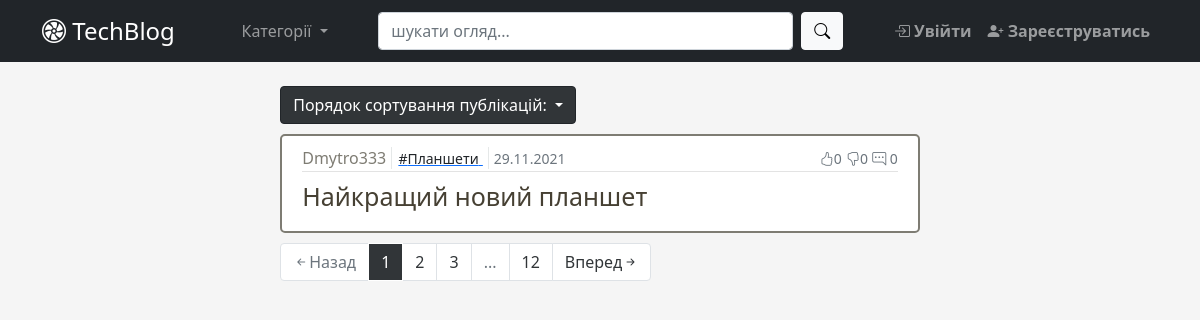
Before: / with the older database file.
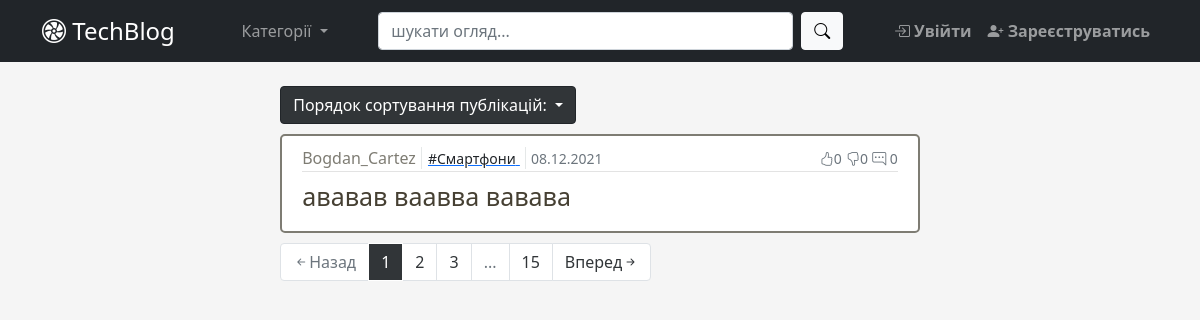
After: the same page with the newer database file.
### app/blog/models.py (models this page shows, shortened)
class Post(db.Model):  # type: ignore
    __searchable__ = ['title']
    id = db.Column(db.Integer, primary_key=True)  # type: ignore
    category_id = db.Column(db.Integer, db.ForeignKey('category.id'),
                            nullable=False)  # type: ignore
    user_id = db.Column(db.Integer(), db.ForeignKey('user.id'))  # type: ignore
    title = db.Column(db.String(100), nullable=False)  # type: ignore
    content = db.Column(db.Text)  # type: ignore
    created_at = db.Column(db.DateTime, default=datetime.now)  # type: ignore
    comments = db.relationship('Comment', backref='post_br', lazy=True)
    likes = db.relationship('Like', backref='post_br', lazy=True)
    def total_comments(self):
        return Comment.query.filter(Comment.post_id == self.id).count()
    @hybrid_property
    def total_likes(self):  # type: ignore
        return Like.query.filter(
            Like.post_id == self.id,
            Like.status == True).count()
    @hybrid_property
    def total_dislikes(self):  # type: ignore
        return Like.query.filter(
            Like.post_id == self.id,
            Like.status == False).count()

class Category(db.Model):  # type: ignore
    id = db.Column(db.Integer, primary_key=True)  # type: ignore
    name = db.Column(db.String(25), unique=True, nullable=False)
    category = db.relationship('Post', backref='category_br', lazy=True)

### app/user/models.py (models this page shows, shortened)
class User(db.Model, UserMixin):  # type: ignore
    id = db.Column(db.Integer, primary_key=True)  # type: ignore
    username = db.Column(db.String(30), unique=True, nullable=False)
    email = db.Column(db.String(50), unique=True, nullable=False)
    password = db.Column(db.String(30), nullable=False)
    picture = db.Column(db.String(20), nullable=False,
                        server_default='default.jpg')  # type: ignore
    admin = db.Column(db.Boolean, default=False)  # type: ignore
    comment = db.relationship('Comment', backref='user_br', lazy=True)
    like = db.relationship('Like', backref='user_br', lazy=True)
    posts = db.relationship('Post', backref='user_br', lazy=True)

### app/views.py (the view)
@app.route('/')
def home():
    posts, sort_by = handle_posts_view(Post.query, request.args)
    return render_template('home.html', title='TechBlog', posts=posts,
                           sort_by=sort_by)

### app/utils.py (called while the page is built)
def sort_posts(posts, sort_by):
    print('sort_posts')
    if sort_by == 'best':
        print('best')
        return posts.order_by(
            (Post.total_likes - Post.total_dislikes).desc(),
            Post.total_likes.desc()
        )
    elif sort_by == 'oldest':
        print('oldest')
        return posts.order_by(Post.created_at.asc())
    else:
        print('newest')
        return posts.order_by(Post.created_at.desc())

def handle_posts_view(posts, request_args):
    page = request_args.get('page', 1, type=int)
    sort_by = request_args.get('sort_by', 'newest', type=str)
    posts = sort_posts(posts, sort_by)
    posts = posts.paginate(page=page, per_page=1)
    return posts, sort_by

### app/templates/home.html
{% extends "base.html" %}
{% block main %}
  {% from "_render_field.html" import render_post_item, pagination_block, render_sorting_menu %}
  <div style="margin:auto;width:60%">
    {{ render_sorting_menu() }}
    {% for post in posts.items %}
       {{ render_post_item(post) }}
    {% endfor %}
    {{ pagination_block(posts, sort_by) }}
  </div>
{% endblock main %}

### app/templates/_render_field.html (shortened to what this page needs)
{% macro render_post_item(post) %}
    <article class="media article-section">
    <div class="media-body">
      <div class="article-metadata">
        <a class="author-name separator" href="{{url_for('blog_bp_in.user_posts', id=post.user_br.id)}}">{{ post.user_br.username }}</a>
        <a class="separator" href="{{url_for('blog_bp_in.posts_by_category', id=post.category_br.id)}}">
          <small class="link-dark">#{{ post.category_br.name }}</small>
        </a>
        <small class="text-muted">{{ post.created_at.strftime('%d.%m.%Y') }}</small>
        <div class="align-right">
          <small class="text-muted"><i class="bi bi-hand-thumbs-up"></i>{{post.total_likes}}</small>
          <small class="text-muted"><i class="bi bi-hand-thumbs-down"></i>{{post.total_dislikes}}</small>
          <small class="text-muted"><i class="bi bi-chat-right-dots"></i> {{post.total_comments()}}</small>
        </div>
      </div>
      <h2><a class="article-title" href="{{url_for('blog_bp_in.post_view', post_id=post.id)}}">{{ post.title }}</a></h2>
    </div>
  </article>
{% endmacro %}
{% macro render_sorting_menu() %}
  <div class="dropdown block-margin">
    <button class="btn btn-dark dropdown-toggle" type="button" data-bs-toggle="dropdown" aria-expanded="false">
      Порядок сортування публікацій:
    </button>
  </div>
{% endmacro %}
{% macro pagination_block(posts, sort_by) %}
  <ul class="pagination">
     {% if posts.has_prev %}
        <li class="page-item" aria-current="page"><a class="page-link" href="{{ url_for(request.url_rule.endpoint, sort_by=sort_by, page=posts.page-1) }}"><i class="bi bi-arrow-left-short"></i>Назад</a></li>
     {% else %}
        <li class="page-item disabled" aria-current="page"><a class="page-link"><i class="bi bi-arrow-left-short"></i>Назад</a></li>
     {% endif %}
     {% for page_num in posts.iter_pages(left_edge=1, right_edge=1, left_current=2, right_current=3) %}
        {% if page_num %}
          {% if posts.page == page_num %}
              <li class="page-item active" aria-current="page"><a class="page-link" href="{{ url_for(request.url_rule.endpoint, sort_by=sort_by, page=page_num) }}">{{ page_num }}</a></li>
          {% else %}
              <li class="page-item"><a class="page-link" href="{{ url_for(request.url_rule.endpoint, sort_by=sort_by, page=page_num) }}">{{ page_num }}</a></li>
          {% endif %}
        {% else %}
           <li class="page-item disabled"> <a class="page-link"> ... </a></li>
        {% endif %}
     {% endfor %}
     {% if posts.has_next %}
        <li class="page-item" aria-current="page"><a class="page-link" href="{{ url_for(request.url_rule.endpoint, sort_by=sort_by, page=posts.page+1) }}">Вперед<i class="bi bi-arrow-right-short"></i></a></li>
     {% else %}
        <li class="page-item disabled" aria-current="page"><a class="page-link">Вперед<i class="bi bi-arrow-right-short"></i></a></li>
     {% endif %}
  </ul>
{% endmacro %}

Changed rows visible on the page:
no longer on this page (row unchanged): Post: user_br.username "Dmytro333", category_br.name "Планшети", created_at "29.11.2021", total_likes "0", total_dislikes "0", total_comments "0", title "Найкращий новий планшет"
added Post: user_br.username "Bogdan_Cartez", category_br.name "Смартфони", created_at "08.12.2021", total_likes "0", total_dislikes "0", total_comments "0", title "ававав ваавва вавава"
Other visible differences:
new list line: "15"
list line gone: "12"
